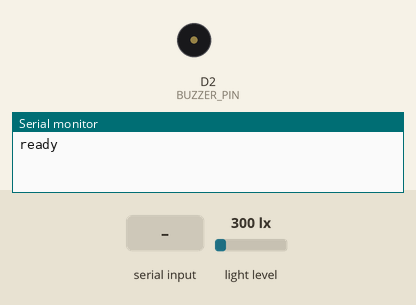
A sketch run on a simulated Arduino MKR. Parts: buzzer (waves = sounding), the last lines printed to the serial monitor. Inputs (shaded band) come from the test bench; at power-on: light level 300 lx. WiFi joins after 1.5 s; servers stay silent unless stated; not simulated (calls return 0 or success): secrets.h.

Above: at 12.7 s.
12.8 s: "1" received over Serial
At 13.3 s:
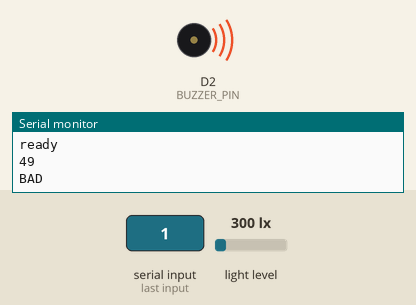
Timing chart, 0 to 19.5 s (numbered marks = the images above; inputs shaded):
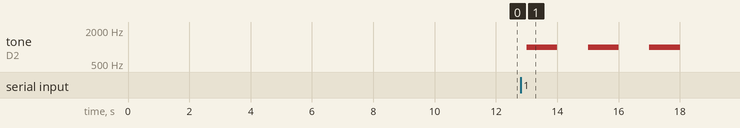

Measured:
- after the input at 12.8 s, tone on D2 (BUZZER_PIN): alternates 1000 Hz for 1.0 s and silent for 1.0 s, 6 changes in all, then stays silent, starting after 0.20 s

The sketch:

arduino-job.ino
```cpp
#include <ArduinoBLE.h>
#include <BH1750FVI.h>
#include <SPI.h>
#include <WiFiNINA.h>

#define BUZZER_PIN 2
#define TIMEOUT 15

#include "secrets.h"
char ssid[] = SECRET_SSID;        // your network SSID
char pass[] = SECRET_PASS;    // your network password
int status = WL_IDLE_STATUS;     // the WiFi radio's status

WiFiClient client;
char HOST_NAME[] = "maker.ifttt.com";
String PATH_NAME = "/trigger/raspberry-pi-condition/with/key/" + String(API_KEY);

BH1750FVI LightSensor(BH1750FVI::k_DevModeContLowRes);

long start;

enum condition {
  OK = '3',
  NO_INTERNET = '2',
  BAD = '1',
  BYE = '9'
};


void setup() {
  Serial.begin(115200);
  while (!Serial);

  // attempt to connect to WiFi network:
  while (status != WL_CONNECTED) {
    status = WiFi.begin(ssid, pass);

    // wait 10 seconds for connection:
    delay(10000);
  }

  Serial.println("ready");
  // Set up Light sensor
  LightSensor.begin();

  // Setup buzzer
  pinMode(BUZZER_PIN, OUTPUT);
  start = millis();
}

void loop() {
  condition message;

  uint16_t lux = LightSensor.GetLightIntensity();
  if (lux < 10){
    // notify the user
    httpRequest("?value1=NO_ENOUGH_LIGHT");
    activateBuzzer(1);
    start = millis();
  }

  while(Serial.available() > 0){
    int content = Serial.read();
    if(content != 10){
      message = (condition)content;
      Serial.println(message);
    }
    start = millis();
  }

  if(message == BYE){
    Serial.println("BYEEE");
    while(1){}
  }

  int waitingPeriod = (millis() - start) / 1000;
  if(waitingPeriod >= TIMEOUT){
    // notify the user that RPi has no power
    httpRequest("?value1=NO_POWER");
    activateBuzzer(3);
    start = millis();
  }
  else if(message == NO_INTERNET){
    // notify the user that RPi has no internet
    Serial.println("No internet");
    httpRequest("?value1=NO_INTERNET");
    activateBuzzer(2);
    start = millis();
  }
  else if (message == BAD){
    // notify the user
    Serial.println("BAD");
    httpRequest("?value1=BAD");
    activateBuzzer(3);
    start = millis();
  }
}


void activateBuzzer(int iterations){
  for(int i =0; i< iterations; i++){
    tone(BUZZER_PIN, 1000); // Send 1KHz sound signal...
    delay(1000);        // ...for 1 sec
    noTone(BUZZER_PIN);     // Stop sound...
    delay(1000);        // ...for 1sec
  }
}

int httpRequest(String queryString){
  // Try to connect to IFTTT HTTP service
  client.stop();
  // make a HTTP request:
  // send HTTP header
  if(client.connect(HOST_NAME, 80)){
    // Serial.println("Connected to server");
    client.println("GET " + PATH_NAME + queryString + " HTTP/1.1");
    client.println("Host: " + String(HOST_NAME));
    client.println("Connection: close");
    client.println(); // end HTTP header
  }else{
    // Serial.println("connection failed");
  }
}
```
